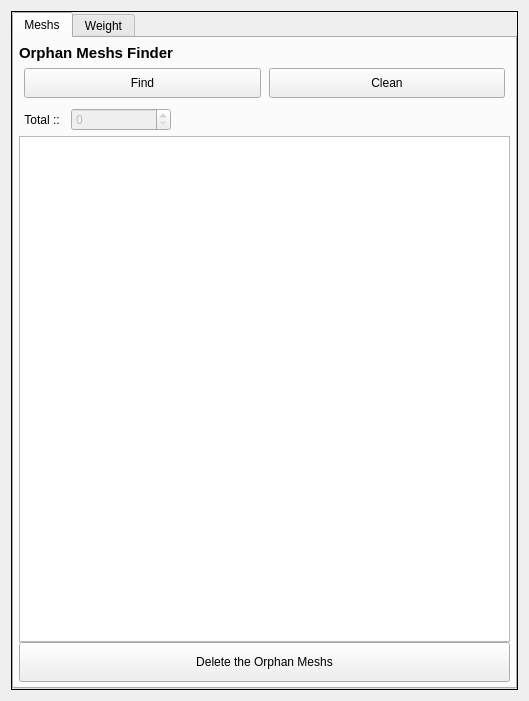
<?xml version="1.0" encoding="UTF-8"?>
<ui version="4.0">
 <class>Form</class>
 <widget class="QWidget" name="Form">
  <property name="geometry">
   <rect>
    <x>0</x>
    <y>0</y>
    <width>529</width>
    <height>701</height>
   </rect>
  </property>
  <property name="windowTitle">
   <string>Form</string>
  </property>
  <layout class="QHBoxLayout" name="horizontalLayout_13">
   <item>
    <widget class="QFrame" name="verticalFrame">
     <property name="frameShape">
      <enum>QFrame::Shape::Box</enum>
     </property>
     <layout class="QVBoxLayout" name="verticalLayout">
      <property name="spacing">
       <number>0</number>
      </property>
      <property name="leftMargin">
       <number>0</number>
      </property>
      <property name="topMargin">
       <number>0</number>
      </property>
      <property name="rightMargin">
       <number>0</number>
      </property>
      <property name="bottomMargin">
       <number>0</number>
      </property>
      <item>
       <widget class="QTabWidget" name="tabWidget">
        <property name="currentIndex">
         <number>0</number>
        </property>
        <widget class="QWidget" name="Skining">
         <attribute name="title">
          <string>Meshs</string>
         </attribute>
         <layout class="QHBoxLayout" name="horizontalLayout_3">
          <property name="spacing">
           <number>0</number>
          </property>
          <property name="leftMargin">
           <number>0</number>
          </property>
          <property name="topMargin">
           <number>0</number>
          </property>
          <property name="rightMargin">
           <number>0</number>
          </property>
          <property name="bottomMargin">
           <number>0</number>
          </property>
          <item>
           <layout class="QVBoxLayout" name="NonCntMesh_Layout">
            <property name="leftMargin">
             <number>5</number>
            </property>
            <property name="topMargin">
             <number>5</number>
            </property>
            <property name="rightMargin">
             <number>5</number>
            </property>
            <property name="bottomMargin">
             <number>5</number>
            </property>
            <item>
             <layout class="QHBoxLayout" name="horizontalLayout_11">
              <item>
               <widget class="QLabel" name="NonCntMeshTitle_Label">
                <property name="mouseTracking">
                 <bool>false</bool>
                </property>
                <property name="layoutDirection">
                 <enum>Qt::LayoutDirection::RightToLeft</enum>
                </property>
                <property name="styleSheet">
                 <string notr="true">#NonCntMeshTitle_Label {
    font-weight: bold;
    font-size: 15px;
    
}</string>
                </property>
                <property name="text">
                 <string>Orphan Meshs Finder</string>
                </property>
                <property name="alignment">
                 <set>Qt::AlignmentFlag::AlignLeading|Qt::AlignmentFlag::AlignLeft|Qt::AlignmentFlag::AlignVCenter</set>
                </property>
               </widget>
              </item>
              <item>
               <spacer name="horizontalSpacer_4">
                <property name="orientation">
                 <enum>Qt::Orientation::Horizontal</enum>
                </property>
                <property name="sizeHint" stdset="0">
                 <size>
                  <width>40</width>
                  <height>20</height>
                 </size>
                </property>
               </spacer>
              </item>
             </layout>
            </item>
            <item>
             <layout class="QHBoxLayout" name="horizontalLayout_2">
              <property name="spacing">
               <number>8</number>
              </property>
              <property name="leftMargin">
               <number>5</number>
              </property>
              <property name="topMargin">
               <number>5</number>
              </property>
              <property name="rightMargin">
               <number>5</number>
              </property>
              <property name="bottomMargin">
               <number>5</number>
              </property>
              <item>
               <widget class="QPushButton" name="NonCntMeshFind_Btn">
                <property name="minimumSize">
                 <size>
                  <width>0</width>
                  <height>30</height>
                 </size>
                </property>
                <property name="maximumSize">
                 <size>
                  <width>16777215</width>
                  <height>16777215</height>
                 </size>
                </property>
                <property name="text">
                 <string>Find</string>
                </property>
               </widget>
              </item>
              <item>
               <widget class="QPushButton" name="NonCntMeshClean_Btn">
                <property name="minimumSize">
                 <size>
                  <width>0</width>
                  <height>30</height>
                 </size>
                </property>
                <property name="maximumSize">
                 <size>
                  <width>16777215</width>
                  <height>30</height>
                 </size>
                </property>
                <property name="text">
                 <string>Clean</string>
                </property>
               </widget>
              </item>
             </layout>
            </item>
            <item>
             <layout class="QHBoxLayout" name="horizontalLayout">
              <property name="spacing">
               <number>8</number>
              </property>
              <property name="leftMargin">
               <number>5</number>
              </property>
              <property name="topMargin">
               <number>5</number>
              </property>
              <property name="rightMargin">
               <number>5</number>
              </property>
              <property name="bottomMargin">
               <number>5</number>
              </property>
              <item>
               <widget class="QLabel" name="NonCntMeshTotal_Lebal">
                <property name="text">
                 <string>Total :: </string>
                </property>
                <property name="alignment">
                 <set>Qt::AlignmentFlag::AlignRight|Qt::AlignmentFlag::AlignTrailing|Qt::AlignmentFlag::AlignVCenter</set>
                </property>
               </widget>
              </item>
              <item>
               <widget class="QSpinBox" name="NonCntMeshTotal_SB">
                <property name="enabled">
                 <bool>false</bool>
                </property>
                <property name="minimumSize">
                 <size>
                  <width>100</width>
                  <height>0</height>
                 </size>
                </property>
                <property name="maximumSize">
                 <size>
                  <width>40</width>
                  <height>16777215</height>
                 </size>
                </property>
                <property name="correctionMode">
                 <enum>QAbstractSpinBox::CorrectionMode::CorrectToPreviousValue</enum>
                </property>
                <property name="suffix">
                 <string/>
                </property>
                <property name="prefix">
                 <string/>
                </property>
                <property name="maximum">
                 <number>50000</number>
                </property>
                <property name="stepType">
                 <enum>QAbstractSpinBox::StepType::DefaultStepType</enum>
                </property>
               </widget>
              </item>
              <item>
               <spacer name="horizontalSpacer">
                <property name="orientation">
                 <enum>Qt::Orientation::Horizontal</enum>
                </property>
                <property name="sizeHint" stdset="0">
                 <size>
                  <width>40</width>
                  <height>20</height>
                 </size>
                </property>
               </spacer>
              </item>
             </layout>
            </item>
            <item>
             <widget class="QListWidget" name="NonCntMesh_LW">
              <property name="selectionMode">
               <enum>QAbstractItemView::SelectionMode::MultiSelection</enum>
              </property>
             </widget>
            </item>
            <item>
             <widget class="QPushButton" name="NonCntMeshDelete_Btn">
              <property name="minimumSize">
               <size>
                <width>0</width>
                <height>40</height>
               </size>
              </property>
              <property name="text">
               <string>Delete the Orphan Meshs</string>
              </property>
             </widget>
            </item>
           </layout>
          </item>
         </layout>
        </widget>
        <widget class="QWidget" name="tab_2">
         <attribute name="title">
          <string>Weight</string>
         </attribute>
         <layout class="QHBoxLayout" name="horizontalLayout_8">
          <property name="spacing">
           <number>0</number>
          </property>
          <property name="leftMargin">
           <number>0</number>
          </property>
          <property name="topMargin">
           <number>0</number>
          </property>
          <property name="rightMargin">
           <number>0</number>
          </property>
          <property name="bottomMargin">
           <number>0</number>
          </property>
          <item>
           <layout class="QVBoxLayout" name="WeightOptimizer_Layout">
            <property name="leftMargin">
             <number>5</number>
            </property>
            <property name="topMargin">
             <number>5</number>
            </property>
            <property name="rightMargin">
             <number>5</number>
            </property>
            <property name="bottomMargin">
             <number>5</number>
            </property>
            <item>
             <layout class="QHBoxLayout" name="horizontalLayout_12">
              <item>
               <widget class="QLabel" name="WeightOptimizer_Label">
                <property name="mouseTracking">
                 <bool>false</bool>
                </property>
                <property name="styleSheet">
                 <string notr="true">#WeightOptimizer_Label {
    font-weight: bold;
    font-size: 15px;
   
}</string>
                </property>
                <property name="text">
                 <string>Weight Optimizer</string>
                </property>
                <property name="alignment">
                 <set>Qt::AlignmentFlag::AlignJustify|Qt::AlignmentFlag::AlignVCenter</set>
                </property>
               </widget>
              </item>
              <item>
               <spacer name="horizontalSpacer_3">
                <property name="orientation">
                 <enum>Qt::Orientation::Horizontal</enum>
                </property>
                <property name="sizeHint" stdset="0">
                 <size>
                  <width>40</width>
                  <height>20</height>
                 </size>
                </property>
               </spacer>
              </item>
             </layout>
            </item>
            <item>
             <layout class="QHBoxLayout" name="horizontalLayout_4">
              <property name="spacing">
               <number>8</number>
              </property>
              <property name="leftMargin">
               <number>5</number>
              </property>
              <property name="topMargin">
               <number>5</number>
              </property>
              <property name="rightMargin">
               <number>5</number>
              </property>
              <property name="bottomMargin">
               <number>5</number>
              </property>
              <item>
               <widget class="QPushButton" name="WeightOptimizerFind_Btn">
                <property name="minimumSize">
                 <size>
                  <width>0</width>
                  <height>30</height>
                 </size>
                </property>
                <property name="maximumSize">
                 <size>
                  <width>16777215</width>
                  <height>16777215</height>
                 </size>
                </property>
                <property name="text">
                 <string>Find</string>
                </property>
               </widget>
              </item>
              <item>
               <widget class="QPushButton" name="WeightOptimizerClean_Btn">
                <property name="minimumSize">
                 <size>
                  <width>0</width>
                  <height>30</height>
                 </size>
                </property>
                <property name="maximumSize">
                 <size>
                  <width>16777215</width>
                  <height>30</height>
                 </size>
                </property>
                <property name="text">
                 <string>Clean</string>
                </property>
               </widget>
              </item>
             </layout>
            </item>
            <item>
             <layout class="QHBoxLayout" name="horizontalLayout_7">
              <item>
               <layout class="QHBoxLayout" name="horizontalLayout_5">
                <property name="spacing">
                 <number>8</number>
                </property>
                <property name="leftMargin">
                 <number>5</number>
                </property>
                <property name="topMargin">
                 <number>5</number>
                </property>
                <property name="rightMargin">
                 <number>5</number>
                </property>
                <property name="bottomMargin">
                 <number>5</number>
                </property>
                <item>
                 <widget class="QLabel" name="WeightOptimizerTotal_Label">
                  <property name="text">
                   <string>Total :: </string>
                  </property>
                  <property name="alignment">
                   <set>Qt::AlignmentFlag::AlignRight|Qt::AlignmentFlag::AlignTrailing|Qt::AlignmentFlag::AlignVCenter</set>
                  </property>
                 </widget>
                </item>
                <item>
                 <widget class="QSpinBox" name="WeightOptimizerTotal_SB">
                  <property name="enabled">
                   <bool>false</bool>
                  </property>
                  <property name="minimumSize">
                   <size>
                    <width>100</width>
                    <height>0</height>
                   </size>
                  </property>
                  <property name="maximumSize">
                   <size>
                    <width>40</width>
                    <height>16777215</height>
                   </size>
                  </property>
                  <property name="maximum">
                   <number>50000</number>
                  </property>
                 </widget>
                </item>
               </layout>
              </item>
              <item>
               <spacer name="horizontalSpacer_2">
                <property name="orientation">
                 <enum>Qt::Orientation::Horizontal</enum>
                </property>
                <property name="sizeHint" stdset="0">
                 <size>
                  <width>40</width>
                  <height>20</height>
                 </size>
                </property>
               </spacer>
              </item>
              <item>
               <layout class="QHBoxLayout" name="horizontalLayout_6">
                <property name="spacing">
                 <number>8</number>
                </property>
                <property name="leftMargin">
                 <number>5</number>
                </property>
                <property name="topMargin">
                 <number>5</number>
                </property>
                <property name="rightMargin">
                 <number>5</number>
                </property>
                <property name="bottomMargin">
                 <number>5</number>
                </property>
                <item>
                 <widget class="QLabel" name="WeightOptimizer_Threshold">
                  <property name="text">
                   <string>Threshold (&lt;=)  :: </string>
                  </property>
                  <property name="alignment">
                   <set>Qt::AlignmentFlag::AlignRight|Qt::AlignmentFlag::AlignTrailing|Qt::AlignmentFlag::AlignVCenter</set>
                  </property>
                 </widget>
                </item>
                <item>
                 <widget class="QDoubleSpinBox" name="WeightOptimizer_DSB">
                  <property name="decimals">
                   <number>3</number>
                  </property>
                  <property name="value">
                   <double>0.001000000000000</double>
                  </property>
                 </widget>
                </item>
               </layout>
              </item>
             </layout>
            </item>
            <item>
             <widget class="QListWidget" name="WeightOptimizer_LW">
              <property name="selectionMode">
               <enum>QAbstractItemView::SelectionMode::MultiSelection</enum>
              </property>
             </widget>
            </item>
            <item>
             <layout class="QHBoxLayout" name="horizontalLayout_10" stretch="0,6">
              <property name="spacing">
               <number>3</number>
              </property>
              <property name="leftMargin">
               <number>0</number>
              </property>
              <property name="topMargin">
               <number>0</number>
              </property>
              <property name="rightMargin">
               <number>0</number>
              </property>
              <property name="bottomMargin">
               <number>0</number>
              </property>
              <item>
               <layout class="QHBoxLayout" name="horizontalLayout_9">
                <property name="spacing">
                 <number>0</number>
                </property>
                <property name="leftMargin">
                 <number>0</number>
                </property>
                <property name="topMargin">
                 <number>0</number>
                </property>
                <property name="rightMargin">
                 <number>0</number>
                </property>
                <property name="bottomMargin">
                 <number>0</number>
                </property>
                <item>
                 <widget class="QLabel" name="WeightOptimizerWorking_Label">
                  <property name="minimumSize">
                   <size>
                    <width>0</width>
                    <height>20</height>
                   </size>
                  </property>
                  <property name="tabletTracking">
                   <bool>true</bool>
                  </property>
                  <property name="styleSheet">
                   <string notr="true">#WeightOptimizerWorking_Label {
    font-size: 12px;
   
}</string>
                  </property>
                  <property name="text">
                   <string>Batch Size :: </string>
                  </property>
                  <property name="alignment">
                   <set>Qt::AlignmentFlag::AlignRight|Qt::AlignmentFlag::AlignTrailing|Qt::AlignmentFlag::AlignVCenter</set>
                  </property>
                  <property name="openExternalLinks">
                   <bool>false</bool>
                  </property>
                 </widget>
                </item>
                <item>
                 <widget class="QSpinBox" name="WeightOptimizerBatch_DSB">
                  <property name="minimumSize">
                   <size>
                    <width>40</width>
                    <height>0</height>
                   </size>
                  </property>
                  <property name="value">
                   <number>5</number>
                  </property>
                 </widget>
                </item>
               </layout>
              </item>
              <item>
               <widget class="QPushButton" name="WeightOptimizer_Btn">
                <property name="minimumSize">
                 <size>
                  <width>0</width>
                  <height>40</height>
                 </size>
                </property>
                <property name="text">
                 <string>Optimizer</string>
                </property>
               </widget>
              </item>
             </layout>
            </item>
           </layout>
          </item>
         </layout>
        </widget>
       </widget>
      </item>
     </layout>
    </widget>
   </item>
  </layout>
 </widget>
 <resources/>
 <connections/>
</ui>
